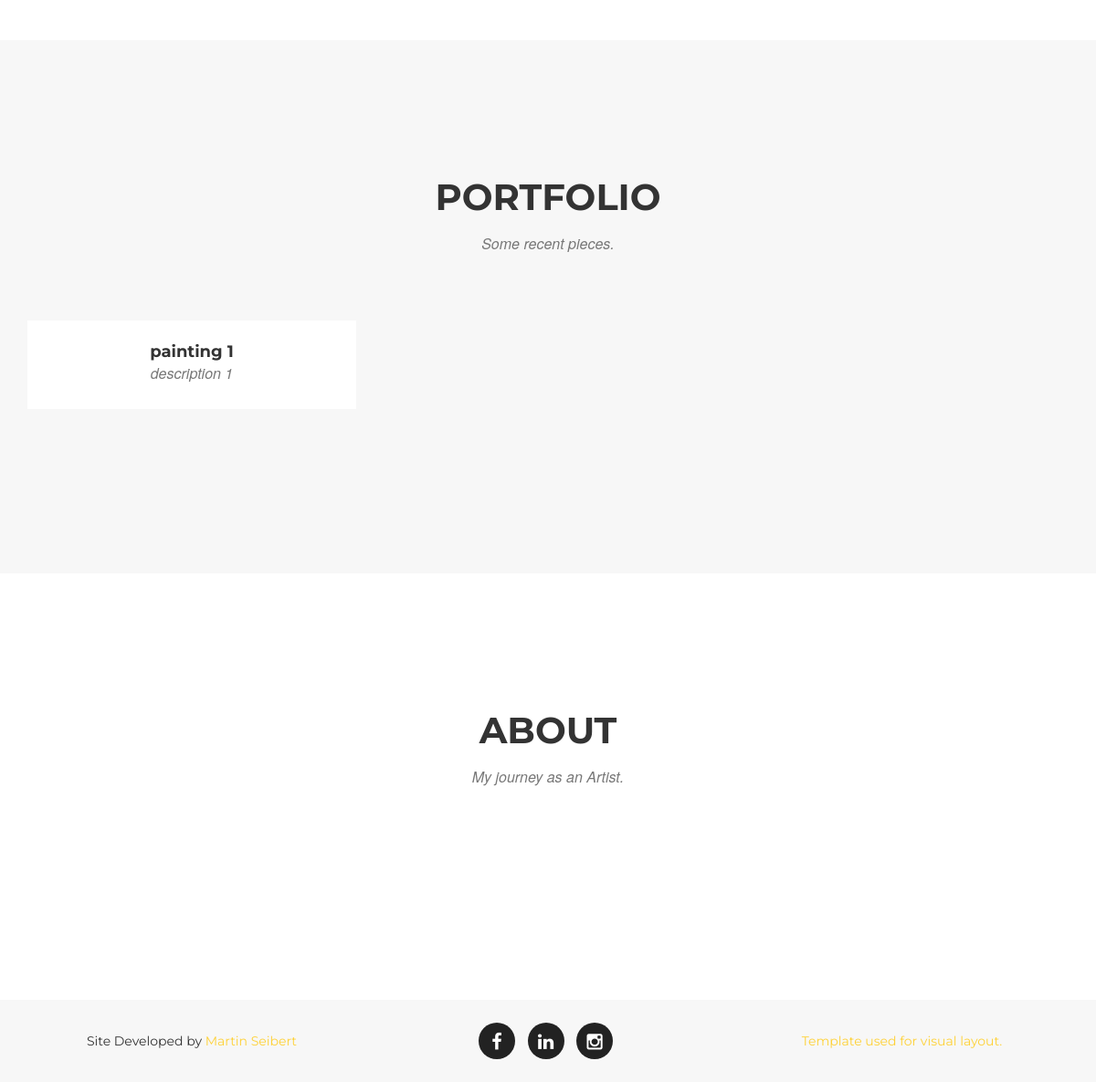
Before: / (lower part) with the older database file.
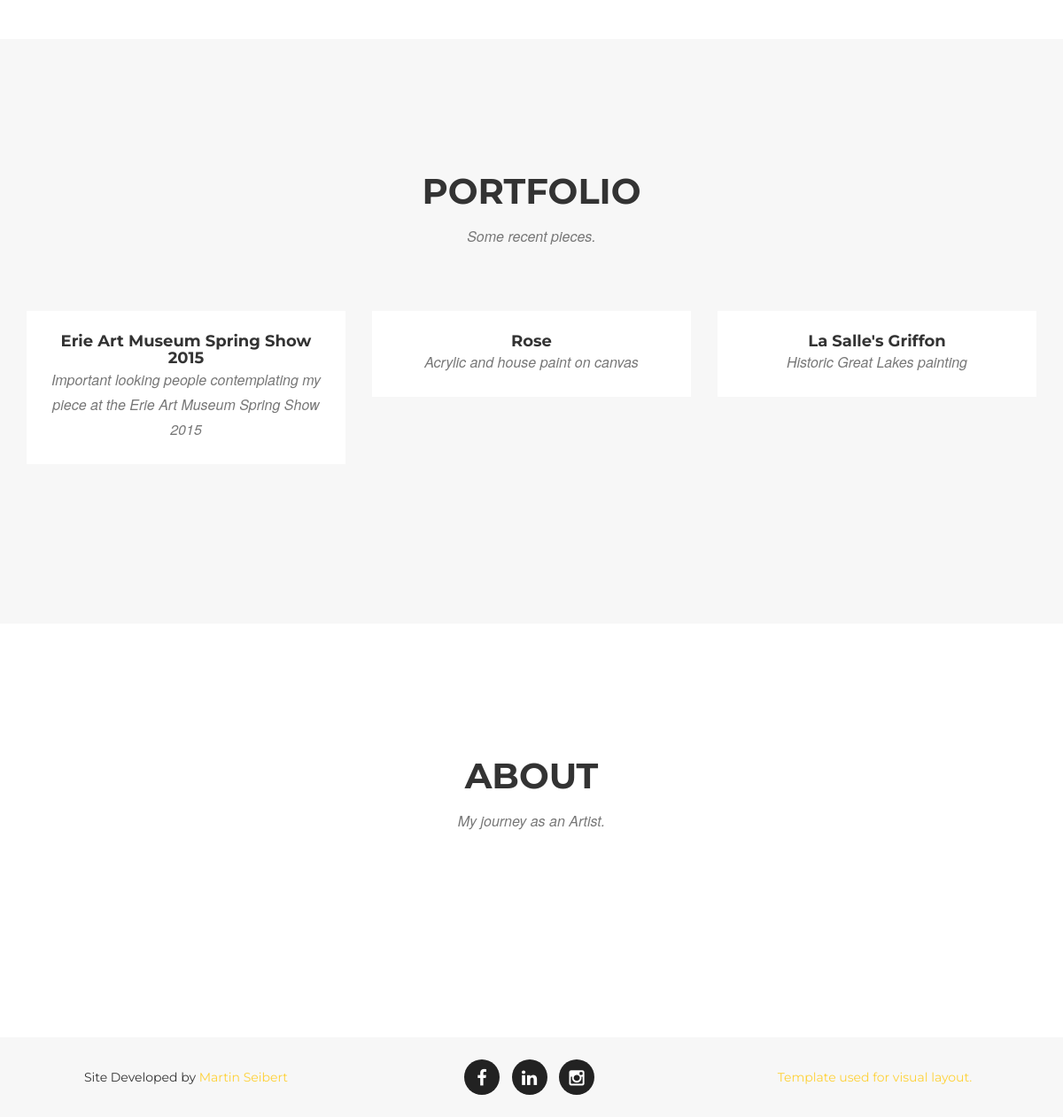
After: the same page with the newer database file.
### frontPage/models.py (models this page shows, shortened)
class PortfolioPiece(models.Model):
    name = models.CharField(max_length=128)
    fullname = models.CharField(max_length=128, default="")
    description = models.CharField(max_length=256)
    image = models.ImageField(upload_to='static/img/haydensPortfolioPieces', verbose_name='My Photo', null=True, blank=False)
    modalDescription = models.CharField(max_length=1028, default="")
    modalProjectDescription = models.CharField(max_length=256, default="")
    modalImage = models.ImageField(upload_to='static/img/haydensPortfolioPieceModals', verbose_name='Modal photo', null=True,blank=False)

### frontPage/views.py (the view)
# urls.py: url(r'^$', views.index, name='index'),
def index(request):
    portfolio_piece_list = PortfolioPiece.objects.all()
    about_piece_list = AboutPiece.objects.all()
    context_dict = {'portfolio_pieces': portfolio_piece_list, 'about_pieces': about_piece_list}
    return render(request, 'frontPage/startbootstrap-agency-1.0.4/index.html', context_dict)

### templates/frontPage/startbootstrap-agency-1.0.4/index.html (shortened to what this page needs)
<!DOCTYPE html>
<html lang="en">
<head>
    {% load static %}
    <link rel="stylesheet" href="{% static "css/bootstrap.min.css" %}" />
    <link rel="stylesheet" href="{% static "css/agency.css" %}" />
    <link href="{% static "font-awesome/css/font-awesome.min.css" %}" rel="stylesheet" type="text/css">
</head>
<body id="page-top" class="index">
    <section id="services">
    </section>
    <section id="portfolio" class="bg-light-gray">
        <div class="container">
            <div class="row">
                <div class="col-lg-12 text-center">
                    <h2 class="section-heading">Portfolio</h2>
                    <h3 class="section-subheading text-muted">Some recent pieces.</h3>
                </div>
            </div>
            {% if portfolio_pieces %}
            <div class="row">
            {% for PortfolioPiece in portfolio_pieces %}
                <div class="col-md-4 col-sm-6 portfolio-item">
                    <div class="portfolio-caption">
                        <h4>{{ PortfolioPiece.fullname }}</h4>
                        <p class="text-muted">{{ PortfolioPiece.description }}</p>
                    </div>
                </div>
            {% endfor %}
            </div>
            {% endif %}
            </div>
    </section>
    <section id="about">
        <div class="container">
            <div class="row">
                <div class="col-lg-12 text-center">
                    <h2 class="section-heading">About</h2>
                    <h3 class="section-subheading text-muted">My journey as an Artist.</h3>
                </div>
            </div>
            <div class="row">
                <div class="col-lg-12">
                </div>
            </div>
        </div>
    </section>
    <footer class="bg-light-gray">
        <div class="container">
            <div class="row">
                <div class="col-md-4">
                    <span class="copyright">Site Developed by <a href="https://www.linkedin.com/in/linuxisbae">Martin Seibert</a></span>
                </div>
                <div class="col-md-4">
                    <ul class="list-inline social-buttons">
                        <li><a href="https://www.facebook.com/hayden.seibert"><i class="fa fa-facebook"></i></a>
                        </li>
                        <li><a href="https://www.linkedin.com/pub/hayden-seibert/a2/21b/90a"><i class="fa fa-linkedin"></i></a>
                        </li>
                        <li><a href="https://instagram.com/haydenseibert/"><i class="fa fa-instagram"></i></a>
                        </li>
                    </ul>
                </div>
                <div class="col-md-4">
                    <ul class="list-inline quicklinks">
                        <li><a href="http://startbootstrap.com/template-overviews/agency/">Template used for visual layout.</a>
                        </li>
                    </ul>
                </div>
            </div>
        </div>
    </footer>
</body>
</html>

### static/css/agency.css (style rules this page uses)
body { overflow-x: hidden; font-family: "Roboto Slab","Helvetica Neue",Helvetica,Arial,sans-serif; }
.text-muted { color: #777; }
p { font-size: 14px; line-height: 1.75; }
a, a:hover, a:focus, a:active, a.active { outline: 0; }
a { color: #fed136; }
h1, h2, h3, h4, h5, h6 { text-transform: uppercase; font-family: Montserrat,"Helvetica Neue",Helvetica,Arial,sans-serif; font-weight: 700; }
.bg-light-gray { background-color: #f7f7f7; }
section { padding: 100px 0; }
section h2.section-heading { margin-top: 0; margin-bottom: 15px; font-size: 40px; }
section h3.section-subheading { margin-bottom: 75px; text-transform: none; font-family: "Droid Serif","Helvetica Neue",Helvetica,Arial,sans-serif; font-size: 16px; font-style: italic; font-weight: 400; }
@media (min-width:768px) { section { padding: 150px 0; } }
#portfolio .portfolio-item { right: 0; margin: 0 0 15px; }
#portfolio .portfolio-item .portfolio-caption { margin: 0 auto; padding: 25px; max-width: 400px; text-align: center; background-color: #fff; }
#portfolio .portfolio-item .portfolio-caption h4 { margin: 0; text-transform: none; }
#portfolio .portfolio-item .portfolio-caption p { margin: 0; font-family: "Droid Serif","Helvetica Neue",Helvetica,Arial,sans-serif; font-size: 16px; font-style: italic; }
#portfolio * { z-index: 2; }
@media (min-width:767px) { #portfolio .portfolio-item { margin: 0 0 30px; } }
footer { padding: 25px 0; text-align: center; }
footer span.copyright { text-transform: uppercase; text-transform: none; font-family: Montserrat,"Helvetica Neue",Helvetica,Arial,sans-serif; line-height: 40px; }
footer ul.quicklinks { margin-bottom: 0; text-transform: uppercase; text-transform: none; font-family: Montserrat,"Helvetica Neue",Helvetica,Arial,sans-serif; line-height: 40px; }
ul.social-buttons { margin-bottom: 0; }
ul.social-buttons li a { display: block; width: 40px; height: 40px; border-radius: 100%; font-size: 20px; line-height: 40px; outline: 0; color: #fff; background-color: #222; -webkit-transition: all .3s; -moz-transition: all .3s; transition: all .3s; }
body { webkit-tap-highlight-color: #fed136; }

Changed rows visible on the page:
removed PortfolioPiece: fullname "painting 1", description "description 1"
added PortfolioPiece: fullname "Erie Art Museum Spring Show 2015", description "Important looking people contemplating my piece at the Erie Art Museum Spring Show 2015"
added PortfolioPiece: fullname "Rose", description "Acrylic and house paint on canvas"
added PortfolioPiece: fullname "La Salle's Griffon", description "Historic Great Lakes painting"
